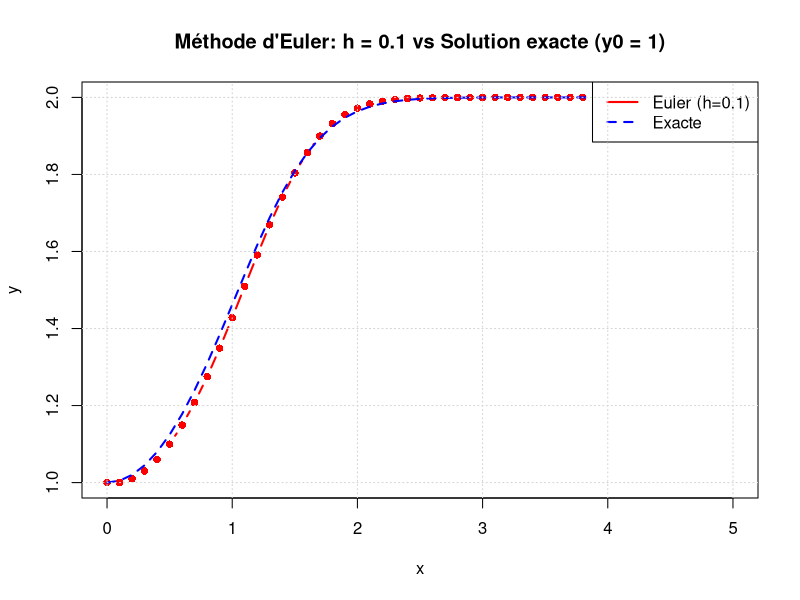
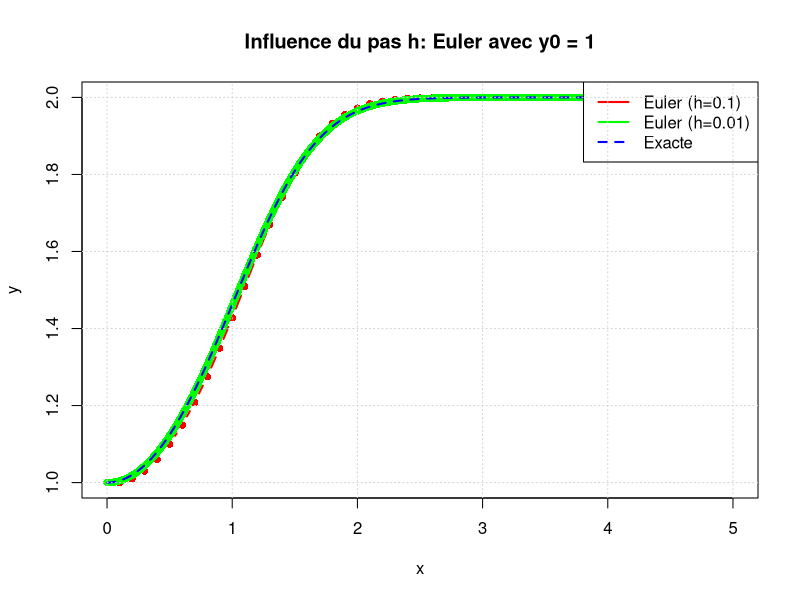
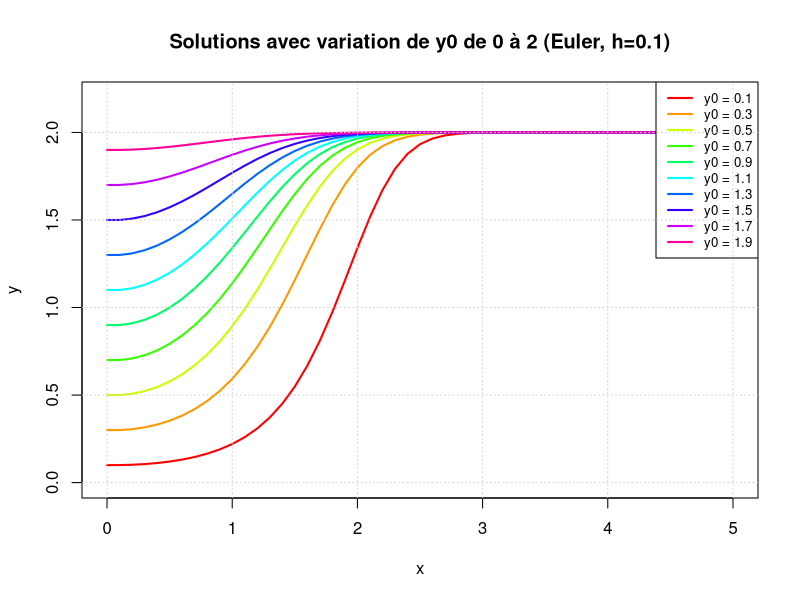
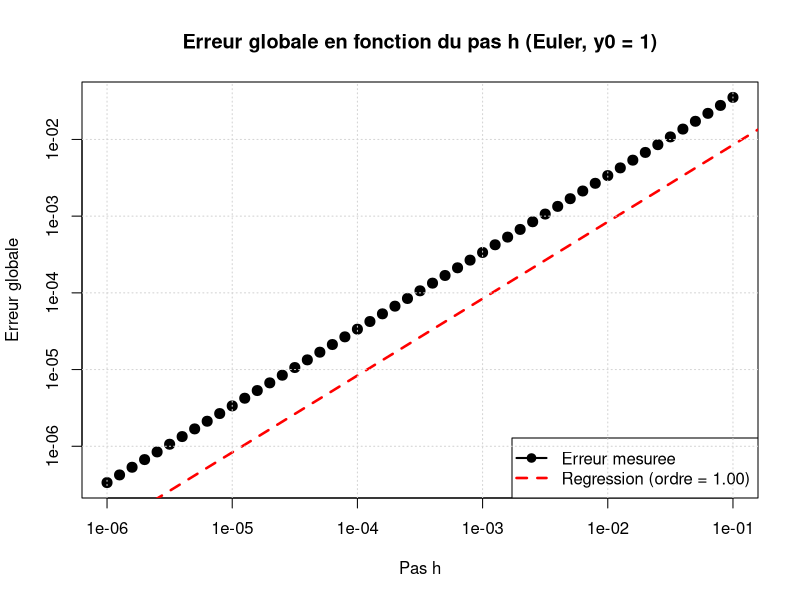
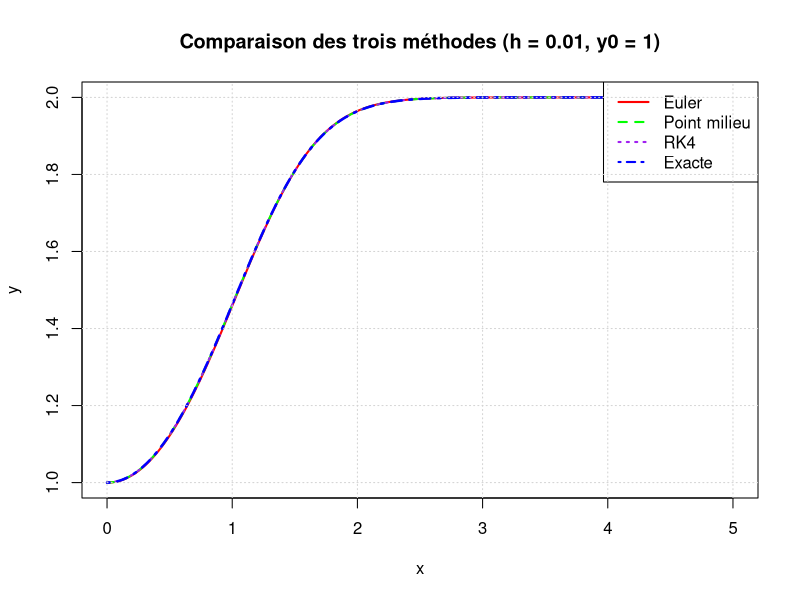
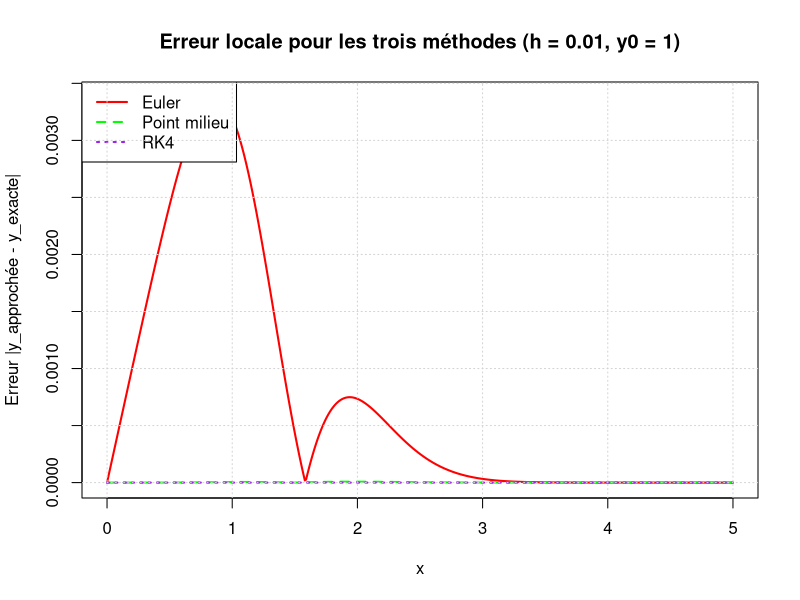
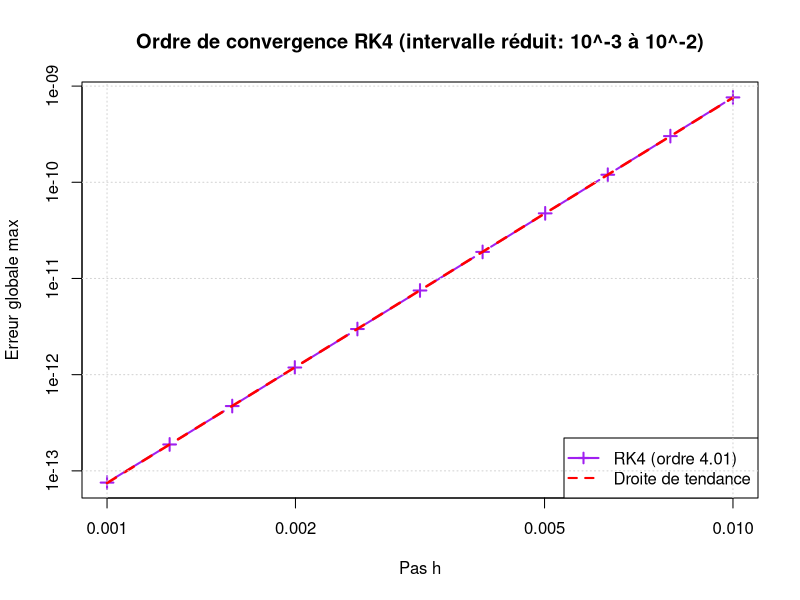
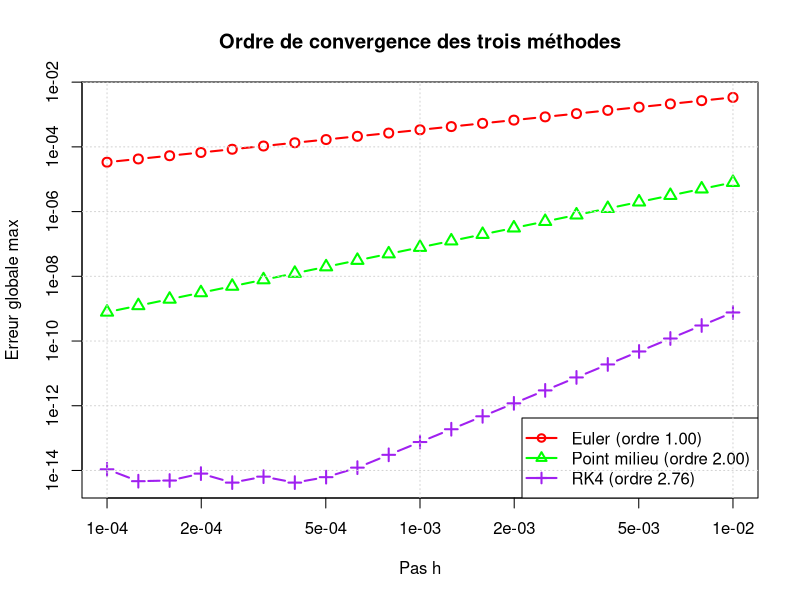

The R script that drew these images, in order:
# Équation différentielle non linéaire
# Méthodes de Runge-Kutta - Exercice 1

# Définition du problème de Cauchy:
# y'(x) = 2*x*y(x) - x*y(x)^2
# y(0) = y0
# Solution exacte: y(x) = 2*y0 / (y0 + (2 - y0)*exp(-x^2))

# Fonction pour l'équation différentielle
f <- function(x, y) {
  2 * x * y - x * y^2
}

# Solution exacte
y_exacte <- function(x, y0) {
  2 * y0 / (y0 + (2 - y0) * exp(-x^2))
}

# ============================================================================
# MÉTHODE 1: Euler explicite
# ============================================================================
euler <- function(f, x0, xf, y0, h) {
  n <- floor((xf - x0) / h)
  x <- seq(x0, x0 + n * h, by = h)
  y <- numeric(n + 1)
  y[1] <- y0
  
  for (i in 1:n) {
    y[i+1] <- y[i] + h * f(x[i], y[i])
  }
  
  return(list(x = x, y = y))
}

# ============================================================================
# MÉTHODE 2: Point milieu (Runge-Kutta ordre 2)
# ============================================================================
midpoint <- function(f, x0, xf, y0, h) {
  n <- floor((xf - x0) / h)
  x <- seq(x0, x0 + n * h, by = h)
  y <- numeric(n + 1)
  y[1] <- y0
  
  for (i in 1:n) {
    k1 <- f(x[i], y[i])
    k2 <- f(x[i] + h/2, y[i] + (h/2) * k1)
    y[i+1] <- y[i] + h * k2
  }
  
  return(list(x = x, y = y))
}

# ============================================================================
# MÉTHODE 3: Runge-Kutta ordre 4
# ============================================================================
rk4 <- function(f, x0, xf, y0, h) {
  n <- floor((xf - x0) / h)
  x <- seq(x0, x0 + n * h, by = h)
  y <- numeric(n + 1)
  y[1] <- y0
  
  for (i in 1:n) {
    k1 <- f(x[i], y[i])
    k2 <- f(x[i] + h/2, y[i] + (h/2) * k1)
    k3 <- f(x[i] + h/2, y[i] + (h/2) * k2)
    k4 <- f(x[i] + h, y[i] + h * k3)
    y[i+1] <- y[i] + (h/6) * (k1 + 2*k2 + 2*k3 + k4)
  }
  
  return(list(x = x, y = y))
}

# ============================================================================
# CONFIGURATION: Dossier de sortie des images
# ============================================================================
output_dir <- "TP2/Partie 1/output"
dir.create(output_dir, showWarnings = FALSE)
cat("Les images seront sauvegardées dans:", file.path(getwd(), output_dir), "\n\n")

# ============================================================================
# QUESTION 1: Euler avec h=0.1 et h=0.01, y0=1
# ============================================================================
cat("\n=== QUESTION 1: Méthode d'Euler ===\n")
# Objectif: Étudier l'influence du pas h et de la condition initiale y0
y0 <- 1
h1 <- 0.1
h2 <- 0.01
x0 <- 0
xf <- 5

# Résolution avec h = 0.1
sol_euler_h01 <- euler(f, x0, xf, y0, h1)
y_exact_h01 <- y_exacte(sol_euler_h01$x, y0)

# Résolution avec h = 0.01
sol_euler_h001 <- euler(f, x0, xf, y0, h2)
y_exact_h001 <- y_exacte(sol_euler_h001$x, y0)

# Graphique 1: Euler h=0.1 vs solution exacte
png(file.path(output_dir, "Ex1_1_Euler_h01.png"), width = 800, height = 600)
plot(sol_euler_h01$x, sol_euler_h01$y, type = "b", col = "red", 
     main = "Méthode d'Euler: h = 0.1 vs Solution exacte (y0 = 1)",
     xlab = "x", ylab = "y", lwd = 2, pch = 16)
lines(sol_euler_h01$x, y_exact_h01, col = "blue", lwd = 2, lty = 2)
legend("topright", c("Euler (h=0.1)", "Exacte"), col = c("red", "blue"), 
       lwd = 2, lty = c(1, 2))
grid()
dev.off()

# Graphique 2: Comparaison h=0.1 et h=0.01
png(file.path(output_dir, "Ex1_1_Euler_h01_vs_h001.png"), width = 800, height = 600)
plot(sol_euler_h01$x, sol_euler_h01$y, type = "b", col = "red", 
     main = "Influence du pas h: Euler avec y0 = 1",
     xlab = "x", ylab = "y", lwd = 2, pch = 16)
lines(sol_euler_h001$x, sol_euler_h001$y, col = "green", lwd = 2, pch = 16, type = "p")
lines(sol_euler_h001$x, y_exact_h001, col = "blue", lwd = 2, lty = 2)
legend("topright", c("Euler (h=0.1)", "Euler (h=0.01)", "Exacte"), 
       col = c("red", "green", "blue"), lwd = 2, lty = c(1, 1, 2))
grid()
dev.off()

# Graphique 3: Variation de y0 de 0 à 2
png(file.path(output_dir, "Ex1_1_Euler_y0_variation.png"), width = 800, height = 600)
y0_values <- seq(0.1, 2, by = 0.2)
plot(NULL, xlim = c(0, 5), ylim = c(0, 2.2),
     main = "Solutions avec variation de y0 de 0 à 2 (Euler, h=0.1)",
     xlab = "x", ylab = "y", lwd = 2)
colors <- rainbow(length(y0_values))

for (i in seq_along(y0_values)) {
  sol <- euler(f, x0, xf, y0_values[i], h1)
  lines(sol$x, sol$y, col = colors[i], lwd = 2)
}

legend("topright", paste("y0 =", round(y0_values, 2)), 
       col = colors, lwd = 2, cex = 0.8)
grid()
dev.off()

# ============================================================================
# QUESTION 2: Erreur globale en fonction du pas h
# ============================================================================
cat("\n=== QUESTION 2: Analyse de convergence ===\n")
# Objectif: Étudier l'erreur globale en fonction du pas h

h_values <- 10^seq(-6, -1, by = 0.1)  # h de 10^-6 à 10^-1
errors_euler <- numeric(length(h_values))

for (i in seq_along(h_values)) {
  h <- h_values[i]
  sol <- euler(f, x0, xf, y0, h)
  y_exact <- y_exacte(sol$x, y0)
  errors_euler[i] <- max(abs(sol$y - y_exact))
}

# Graphique 4: Erreur en échelle logarithmique
png(file.path(output_dir, "Ex1_2_Erreur_Euler.png"), width = 800, height = 600)
plot(h_values, errors_euler, type = "b", pch = 19, col = "black", log = "xy",
     main = "Erreur globale en fonction du pas h (Euler, y0 = 1)",
     xlab = "Pas h", ylab = "Erreur globale", lwd = 2, cex = 1.2)
# Estimation de l'ordre (pente)
fit <- lm(log(errors_euler) ~ log(h_values))
abline(fit, col = "red", lwd = 2.5, lty = 2)
order_euler <- fit$coefficients[2]
legend("bottomright", 
       legend = c("Erreur mesuree", 
                  sprintf("Regression (ordre = %.2f)", order_euler)),
       col = c("black", "red"), 
       lty = c(1, 2),
       lwd = c(2, 2.5),
       pch = c(19, NA),
       bty = "o", bg = "white", cex = 1)
grid()
dev.off()

cat(sprintf("Ordre de la méthode d'Euler: %.3f (théorique: 1)\n", order_euler))

# ============================================================================
# QUESTION 3: Comparaison Euler, Point milieu et RK4 (h=0.01, y0=1)
# ============================================================================
cat("\n=== QUESTION 3: Comparaison des trois méthodes ===\n")
# Objectif: Comparer les trois méthodes pour h=0.01 et y0=1
h <- 0.01
sol_euler <- euler(f, x0, xf, y0, h)
sol_midpoint <- midpoint(f, x0, xf, y0, h)
sol_rk4 <- rk4(f, x0, xf, y0, h)

y_exact <- y_exacte(sol_euler$x, y0)

# Graphique 5: Comparaison des trois méthodes
png(file.path(output_dir, "Ex1_3_Comparaison_methodes.png"), width = 800, height = 600)
plot(sol_euler$x, sol_euler$y, type = "l", col = "red", 
     main = "Comparaison des trois méthodes (h = 0.01, y0 = 1)",
     xlab = "x", ylab = "y", lwd = 2, lty = 1)
lines(sol_midpoint$x, sol_midpoint$y, col = "green", lwd = 2, lty = 2)
lines(sol_rk4$x, sol_rk4$y, col = "purple", lwd = 2, lty = 3)
lines(sol_euler$x, y_exact, col = "blue", lwd = 2.5, lty = 4)
legend("topright", c("Euler", "Point milieu", "RK4", "Exacte"), 
       col = c("red", "green", "purple", "blue"), lwd = 2, 
       lty = c(1, 2, 3, 4))
grid()
dev.off()

# Graphique 6: Erreurs des trois méthodes
png(file.path(output_dir, "Ex1_3_Erreurs_methodes.png"), width = 800, height = 600)
err_euler <- abs(sol_euler$y - y_exact)
err_midpoint <- abs(sol_midpoint$y - y_exact)
err_rk4 <- abs(sol_rk4$y - y_exact)

plot(sol_euler$x, err_euler, type = "l", col = "red", 
     main = "Erreur locale pour les trois méthodes (h = 0.01, y0 = 1)",
     xlab = "x", ylab = "Erreur |y_approchée - y_exacte|", 
     lwd = 2, lty = 1)
lines(sol_midpoint$x, err_midpoint, col = "green", lwd = 2, lty = 2)
lines(sol_rk4$x, err_rk4, col = "purple", lwd = 2, lty = 3)
legend("topleft", c("Euler", "Point milieu", "RK4"), 
       col = c("red", "green", "purple"), lwd = 2, lty = c(1, 2, 3))
grid()
dev.off()

# ============================================================================
# ORDRE DE CONVERGENCE DES TROIS MÉTHODES
# ============================================================================
cat("\n--- Analyse de l'ordre de convergence ---\n")

h_values <- 10^seq(-4, -2, by = 0.1)
errors_euler <- numeric(length(h_values))
errors_midpoint <- numeric(length(h_values))
errors_rk4 <- numeric(length(h_values))

for (i in seq_along(h_values)) {
  h <- h_values[i]
  
  # Euler
  sol <- euler(f, x0, xf, y0, h)
  y_exact <- y_exacte(sol$x, y0)
  errors_euler[i] <- max(abs(sol$y - y_exact))
  
  # Point milieu
  sol <- midpoint(f, x0, xf, y0, h)
  y_exact <- y_exacte(sol$x, y0)
  errors_midpoint[i] <- max(abs(sol$y - y_exact))
  
  # RK4
  sol <- rk4(f, x0, xf, y0, h)
  y_exact <- y_exacte(sol$x, y0)
  errors_rk4[i] <- max(abs(sol$y - y_exact))
}

# Calcul des ordres
fit_euler <- lm(log(errors_euler) ~ log(h_values))
fit_midpoint <- lm(log(errors_midpoint) ~ log(h_values))
fit_rk4 <- lm(log(errors_rk4) ~ log(h_values))

order_euler <- fit_euler$coefficients[2]
order_midpoint <- fit_midpoint$coefficients[2]
order_rk4 <- fit_rk4$coefficients[2]

cat(sprintf("Ordre de Euler:       %.3f (théorique: 1)\n", order_euler))
cat(sprintf("Ordre du point milieu: %.3f (théorique: 2)\n", order_midpoint))
cat(sprintf("Ordre de RK4:         %.3f (théorique: 4)\n", order_rk4))

# ============================================================================
# CALCUL DE L'ORDRE RK4 SUR UN INTERVALLE RÉDUIT (petits h)
# ============================================================================
cat("\n--- Calcul de l'ordre RK4 sur intervalle réduit (10^-3 à 10^-2) ---\n")

# Utiliser seulement les points avec 10^-3 <= h <= 10^-2
h_values_rk4_reduced <- h_values[h_values >= 10^(-3) & h_values <= 10^(-2)]
errors_rk4_reduced <- errors_rk4[h_values >= 10^(-3) & h_values <= 10^(-2)]

fit_rk4_reduced <- lm(log(errors_rk4_reduced) ~ log(h_values_rk4_reduced))
order_rk4_reduced <- fit_rk4_reduced$coefficients[2]

cat(sprintf("Ordre de RK4 (intervalle 10^-3 à 10^-2): %.3f (théorique: 4)\n", order_rk4_reduced))

# Graphique 8: RK4 seul sur intervalle réduit
png(file.path(output_dir, "Ex1_4_RK4_ordre_reduit.png"), width = 800, height = 600)
plot(h_values_rk4_reduced, errors_rk4_reduced, type = "b", pch = 3, log = "xy",
     main = "Ordre de convergence RK4 (intervalle réduit: 10^-3 à 10^-2)",
     xlab = "Pas h", ylab = "Erreur globale max", 
     lwd = 2, cex = 1.2, col = "purple")

# Droite de tendance
x_line_rk4 <- range(h_values_rk4_reduced)
y_rk4_reduced <- exp(fit_rk4_reduced$coefficients[1]) * x_line_rk4^order_rk4_reduced
lines(x_line_rk4, y_rk4_reduced, col = "red", lwd = 2.5, lty = 2)

legend("bottomright", 
       c(sprintf("RK4 (ordre %.2f)", order_rk4_reduced),
         "Droite de tendance"),
       col = c("purple", "red"), lwd = 2, lty = c(1, 2), pch = c(3, NA))
grid()
dev.off()

# Graphique 7: Convergence de tous les ordres
png(file.path(output_dir, "Ex1_4_Ordres_convergence.png"), width = 800, height = 600)
# Calculer les limites pour inclure tous les erreurs
ylim_min <- min(errors_euler, errors_midpoint, errors_rk4)
ylim_max <- max(errors_euler, errors_midpoint, errors_rk4)
plot(h_values, errors_euler, type = "b", pch = 1, log = "xy",
     main = "Ordre de convergence des trois méthodes",
     xlab = "Pas h", ylab = "Erreur globale max", 
     lwd = 2, cex = 1.2, col = "red",
     ylim = c(ylim_min, ylim_max))
points(h_values, errors_midpoint, type = "b", col = "green", lwd = 2, cex = 1.2, pch = 2)
points(h_values, errors_rk4, type = "b", col = "purple", lwd = 2, cex = 1.2, pch = 3)

# Droites de tendance
x_line <- range(h_values)
y_euler <- exp(fit_euler$coefficients[1]) * x_line^(-order_euler)
y_midpoint <- exp(fit_midpoint$coefficients[1]) * x_line^(-order_midpoint)
y_rk4 <- exp(fit_rk4$coefficients[1]) * x_line^(-order_rk4)
lines(x_line, y_euler, col = "red", lwd = 2, lty = 2)
lines(x_line, y_midpoint, col = "green", lwd = 2, lty = 2)
lines(x_line, y_rk4, col = "purple", lwd = 2, lty = 2)

legend("bottomright", 
       c(sprintf("Euler (ordre %.2f)", order_euler),
         sprintf("Point milieu (ordre %.2f)", order_midpoint),
         sprintf("RK4 (ordre %.2f)", order_rk4)),
       col = c("red", "green", "purple"), lwd = 2, pch = c(1, 2, 3))
grid()
dev.off()

cat("\n✓ Tous les graphiques ont été générés.\n")
